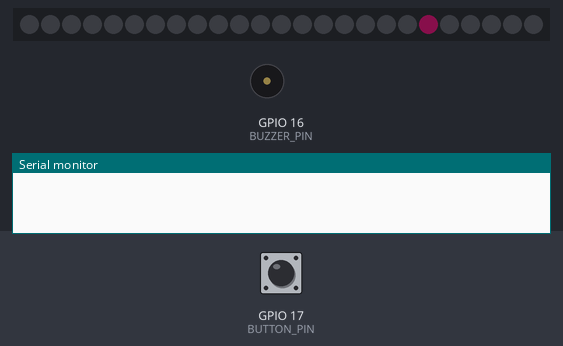
The sketch below on a simulated ESP32. On the bench: 25 RGB LEDs in strip order, left to right, buzzer (waves = sounding), the last lines printed to the serial monitor. The test bench sets the inputs (shaded band); at power-on: GPIO 17 (BUTTON_PIN) HIGH. Dim RGB values are drawn brighter than linear; random numbers use the default seed unless the sketch sets one.

Above: at 1.2 s.
1.3 s: GPIO 17 (BUTTON_PIN) pulled LOW for 0.15 s
4.2 s: GPIO 17 (BUTTON_PIN) pulled LOW for 1 s
6.9 s: GPIO 17 (BUTTON_PIN) pulled LOW for 0.15 s
9.5 s: GPIO 17 (BUTTON_PIN) pulled LOW for 3.2 s
14.2 s: GPIO 17 (BUTTON_PIN) pulsed LOW 5 times (0.12 s each, 0.3 s apart)
At 14.73 s:
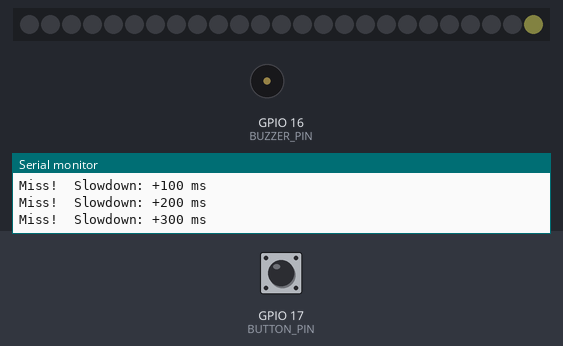
17.2 s: GPIO 17 (BUTTON_PIN) pulsed LOW 2 times (0.12 s each, 0.3 s apart)
At 24.38 s:
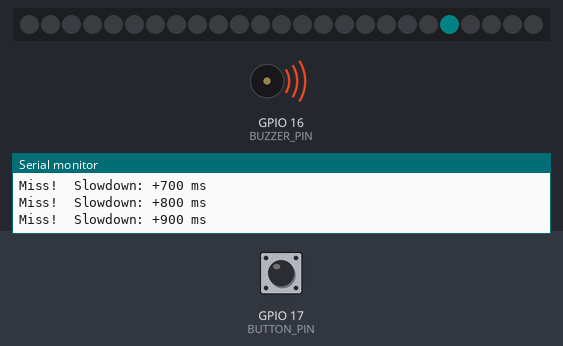
Timing chart, 0 to 33.2 s (numbered marks = the images above; inputs shaded):
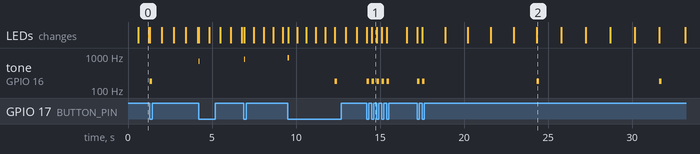

The sketch:

LED_Matrix_Rhythm_Game.ino
```cpp
/*
 * =============================================================================
 * RHYTHM TAP REVOLUTION
 * =============================================================================
 * Falling notes move toward the bottom row.
 *
 * Press the button when a note reaches the bottom.
 *
 * SCORING:
 *   Correct tap       -> score increases
 *   Consecutive hits  -> multiplier increases
 *   Higher score      -> notes fall faster
 *
 * MISSES:
 *   Missing a note slows the falling speed.
 *
 * SPECIAL BEHAVIOUR:
 *   Scores divisible by 5 produce a special buzzer tone.
 *
 * DISPLAY:
 *   Rotated 180 degrees.
 *
 * Matrix:
 *   GPIO 7
 *
 * Button:
 *   GPIO 17
 *
 * Buzzer:
 *   GPIO 16
 * =============================================================================
 */

#include <Arduino.h>
#include <Adafruit_NeoPixel.h>

#define MATRIX_PIN 7
#define BUTTON_PIN 17
#define BUZZER_PIN 16

#define NUM_PIXELS 25

Adafruit_NeoPixel matrix(
  NUM_PIXELS,
  MATRIX_PIN,
  NEO_GRB + NEO_KHZ800
);

//=============================================================================
// Game Variables
//=============================================================================

int noteX;
int noteY;

int score = 0;
int multiplier = 1;

// Random colour of the current note.
uint32_t noteColor;

unsigned long lastNoteMove = 0;

// Number of misses.
int missCount = 0;

// Additional delay caused by misses.
int missSlowdown = 0;

// Maximum slowdown.
const int MAX_SLOWDOWN = 1000;

//=============================================================================
// Matrix
//=============================================================================

/*
 * Convert game coordinates to physical matrix coordinates.
 *
 * The entire display is rotated 180 degrees.
 */

int xy(int x, int y)
{
  int displayX = 4 - x;
  int displayY = 4 - y;

  if (displayY % 2 == 0)
    return displayY * 5 + displayX;

  return displayY * 5 + (4 - displayX);
}

//=============================================================================
// Draw
//=============================================================================

void draw()
{
  matrix.clear();

  matrix.setPixelColor(
    xy(noteX, noteY),
    noteColor
  );

  matrix.show();
}

//=============================================================================
// Falling Speed
//=============================================================================

int getSpeed()
{
  // Higher score makes notes fall faster.
  int speed = 600 - score * 15;

  // Misses make the game slower.
  speed += missSlowdown;

  return constrain(
    speed,
    100,
    1600
  );
}

//=============================================================================
// Random Note
//=============================================================================

void newNote()
{
  noteX = random(0, 5);
  noteY = 0;

  int red   = random(0, 256);
  int green = random(0, 256);
  int blue  = random(0, 256);

  noteColor = matrix.Color(
    red,
    green,
    blue
  );

  lastNoteMove = millis();
}

//=============================================================================
// Successful Tap
//=============================================================================

void successfulTap()
{
  score++;

  // Every consecutive hit increases the multiplier.
  multiplier = min(
    10,
    multiplier + 1
  );

  // A successful hit removes some of the slowdown.
  if (missSlowdown > 0) {

    missSlowdown -= 50;

    if (missSlowdown < 0)
      missSlowdown = 0;
  }

  // Normal multiplier tone.
  int toneFrequency =
    500 + multiplier * 100;

  tone(
    BUZZER_PIN,
    toneFrequency,
    80
  );

  Serial.print("Score: ");
  Serial.print(score);

  Serial.print(" | Multiplier: x");
  Serial.print(multiplier);

  Serial.print(" | Speed: ");
  Serial.println(getSpeed());

  // Every score divisible by 5 gets a special tone.
  if (score % 5 == 0) {

    int duration =
      max(40, 180 - score * 3);

    tone(
      BUZZER_PIN,
      1200 + score * 20,
      duration
    );

    Serial.println(
      "*** SCORE MILESTONE! ***"
    );
  }
}

//=============================================================================
// Missed Note
//=============================================================================

void missed()
{
  multiplier = 1;

  missCount++;

  // Slow the game down after a miss.
  //
  // Each miss adds 100 ms.
  missSlowdown += 100;

  if (missSlowdown > MAX_SLOWDOWN)
    missSlowdown = MAX_SLOWDOWN;

  tone(
    BUZZER_PIN,
    180,
    150
  );

  Serial.print("Miss!  Slowdown: +");
  Serial.print(missSlowdown);
  Serial.println(" ms");
}

//=============================================================================
// Setup
//=============================================================================

void setup()
{
  Serial.begin(115200);

  pinMode(
    BUTTON_PIN,
    INPUT_PULLUP
  );

  pinMode(
    BUZZER_PIN,
    OUTPUT
  );

  matrix.begin();

  matrix.setBrightness(10);

  randomSeed(
    (uint32_t)esp_random()
  );

  newNote();

  draw();
}

//=============================================================================
// Main Loop
//=============================================================================

void loop()
{
  static bool oldButton = HIGH;

  bool button =
    digitalRead(BUTTON_PIN);

  //------------------------------------------------------------------------
  // Button press attempts to hit the note.
  //------------------------------------------------------------------------

  if (button == LOW &&
      oldButton == HIGH) {

    if (noteY >= 3) {

      successfulTap();

      newNote();
    }

    else {

      missed();

      newNote();
    }
  }

  oldButton = button;

  //------------------------------------------------------------------------
  // Move the falling note.
  //------------------------------------------------------------------------

  if (millis() - lastNoteMove >= getSpeed()) {

    lastNoteMove = millis();

    noteY++;

    // Note reached the bottom without being hit.
    if (noteY > 4) {

      missed();

      newNote();
    }
  }

  draw();

  delay(10);
}
```

Measured:
- by itself, tone on GPIO 16 (BUZZER_PIN): plays 180 Hz for 0.15 s, 180 Hz for 0.15 s, 180 Hz for 0.15 s, 180 Hz for 0.15 s
